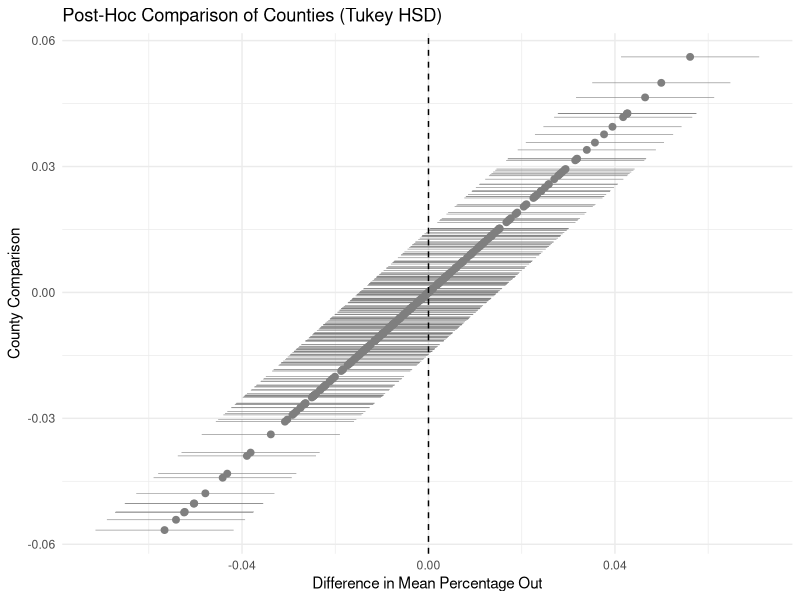

Here is the R script that generated this plot:
## ---- chunk 1
library(tidyverse)
library(lubridate)
library(broom)
## ---- chunk 2
# Sample data loading step - adjust path as necessary
outages_data <- read_csv("outages.csv")
## ---- chunk 3
mean_percent_out <- mean(outages_data$percent_out)
sd_percent_out <- sd(outages_data$percent_out)

outages_data$z_score <- (outages_data$percent_out - mean_percent_out) / sd_percent_out

outliers <- outages_data %>%
  filter(abs(z_score) > 3)


## ---- chunk 4

outages_data %>%
  group_by(area) %>%
  summarise(
    mean_percent_out = mean(percent_out, na.rm = TRUE)* 100,
    sd_percent_out = sd(percent_out, na.rm = TRUE)
  ) %>%
  arrange(desc(mean_percent_out))



## ---- chunk 5
anova_model <- aov(percent_out ~ area, data = outages_data)
summary(anova_model)
## ---- chunk 6
# Post-hoc test after ANOVA
Tukey_test <- TukeyHSD(anova_model)
Tukey_test

tukey_results <- as.data.frame(Tukey_test$area)
names(tukey_results) <- c("Comparison", "Lower CI", "Upper CI", "p.adj")

## ---- chunk 7
library(ggplot2)

ggplot(tukey_results, aes(y = Comparison, x = `Lower CI`, xend = `Upper CI`, color = p.adj < 0.05)) +
  geom_segment(size = 0.2) +  # Draw horizontal line for each comparison
  geom_point(aes(x = (`Lower CI` + `Upper CI`) / 2), size = 2) +  # Mid-point of the CI as a point
  geom_vline(xintercept = 0, linetype = "dashed") +  # Reference line at zero difference
  scale_color_manual(values = c("true" = "blue", "false" = "grey"), guide = FALSE) +
  labs(title = "Post-Hoc Comparison of Counties (Tukey HSD)",
       x = "Difference in Mean Percentage Out",
       y = "County Comparison") +
  theme_minimal()

